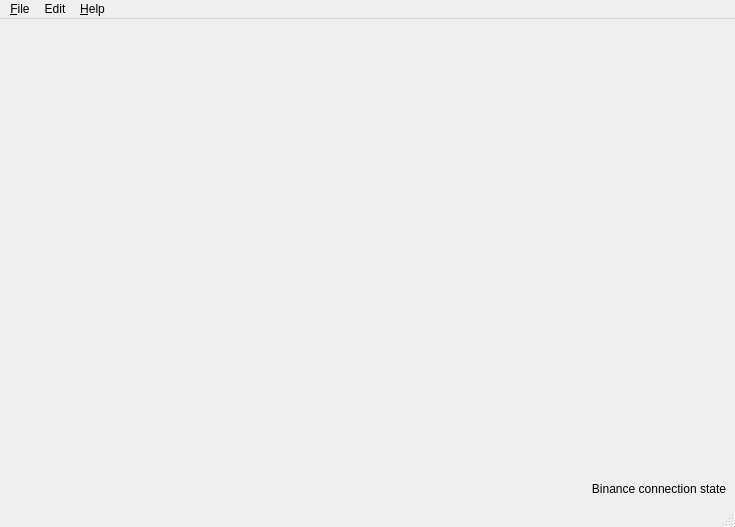
<?xml version="1.0" encoding="UTF-8"?>
<ui version="4.0">
 <class>MainWindow</class>
 <widget class="QMainWindow" name="MainWindow">
  <property name="geometry">
   <rect>
    <x>0</x>
    <y>0</y>
    <width>735</width>
    <height>527</height>
   </rect>
  </property>
  <property name="windowTitle">
   <string>Binance Supervision</string>
  </property>
  <property name="iconSize">
   <size>
    <width>100</width>
    <height>100</height>
   </size>
  </property>
  <widget class="QWidget" name="centralwidget">
   <layout class="QGridLayout" name="gridLayout">
    <item row="0" column="0">
     <widget class="QLabel" name="label">
      <property name="text">
       <string>Binance connection state</string>
      </property>
      <property name="alignment">
       <set>Qt::AlignBottom|Qt::AlignRight|Qt::AlignTrailing</set>
      </property>
     </widget>
    </item>
   </layout>
  </widget>
  <widget class="QMenuBar" name="menubar">
   <property name="geometry">
    <rect>
     <x>0</x>
     <y>0</y>
     <width>735</width>
     <height>21</height>
    </rect>
   </property>
   <widget class="QMenu" name="menu_File">
    <property name="title">
     <string>&amp;File</string>
    </property>
    <addaction name="action_Connect"/>
    <addaction name="separator"/>
    <addaction name="action_New"/>
    <addaction name="action_Exit"/>
   </widget>
   <widget class="QMenu" name="menu_Help">
    <property name="title">
     <string>&amp;Help</string>
    </property>
    <addaction name="actionAbout"/>
   </widget>
   <widget class="QMenu" name="menuEdit">
    <property name="title">
     <string>Edit</string>
    </property>
   </widget>
   <addaction name="menu_File"/>
   <addaction name="menuEdit"/>
   <addaction name="menu_Help"/>
  </widget>
  <widget class="QStatusBar" name="statusbar"/>
  <action name="actionAbout">
   <property name="icon">
    <iconset>
     <normaloff>../models/images/information.png</normaloff>../models/images/information.png</iconset>
   </property>
   <property name="text">
    <string>&amp;About</string>
   </property>
   <property name="shortcut">
    <string>Ctrl+H</string>
   </property>
  </action>
  <action name="action_New">
   <property name="icon">
    <iconset>
     <normaloff>../models/images/plus.png</normaloff>../models/images/plus.png</iconset>
   </property>
   <property name="text">
    <string>&amp;New</string>
   </property>
   <property name="shortcut">
    <string>Ctrl+N</string>
   </property>
  </action>
  <action name="action_Connect">
   <property name="text">
    <string>&amp;Connect</string>
   </property>
  </action>
  <action name="action_Exit">
   <property name="text">
    <string>&amp;Exit</string>
   </property>
  </action>
 </widget>
 <resources/>
 <connections/>
</ui>
